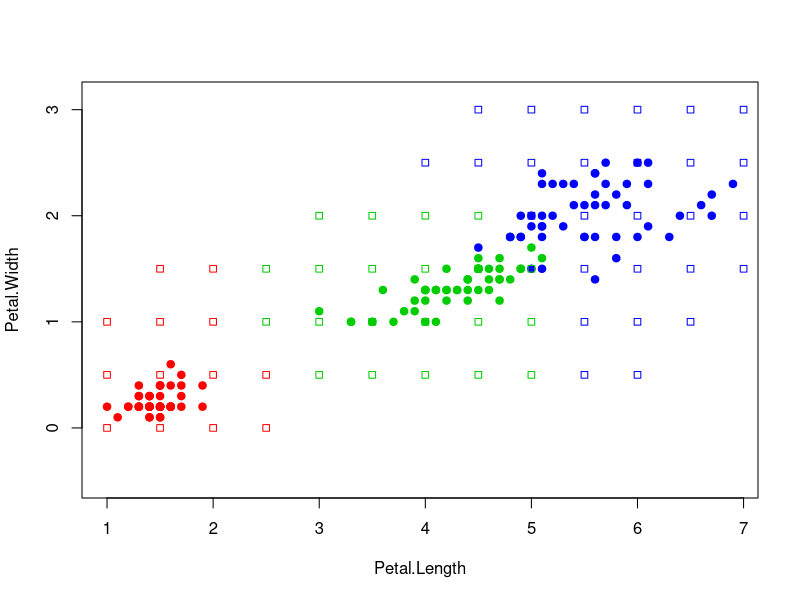

This chart was generated by the following R code:
sortObjectsByDist = function(xl, z){
  
  l = dim(xl)[1];
  n = dim(xl)[2]-1;
  
  distances = matrix(NA, l, 2);
  
  for (i in 1:l){
    distances[i] = sqrt(sum((xl[i, 1:n] - z)^2));
  }

  return (distances);
}

core = function(r){
  
  if(r <= 1){
    return((3/4)*(1-r^2))
  }
  else
    return(0)
}

classif_PW = function(xl, h, orderedXl) {
  l = dim(xl)[1];
  n = dim(xl)[2];
  
  weights = table(xl[1:l, n]);
  weights[1:dim(weights)] = 0;

  for (i in 1:l) {
    weights[xl[i, n]] = weights[xl[i, n]] + core(orderedXl[i] / h);
  }
  
  if (max(weights) != 0)
    return (which.max(weights))
  else
    return (0)
}

PW = function(xl, h, z){
  return(classif_PW(xl, h, sortObjectsByDist(xl, z)));
}

xl = iris[,3:5];

colors <- c("1" = "red", "2" = "green3", "3" = "blue")
plot(iris[, 3:4], pch = 21, bg = colors[iris$Species], col = colors[iris$Species], asp = 1)

x = 1;
y = 0;

while(x <= 7){
  while(y <= 3){
    class <- PW(xl, h = 1, c(x,y));
    points(x, y, pch = 22, col = colors[class], asp = 1);
    y = y + 0.5;
  }
  y = 0;
  x = x + 0.5;
}
